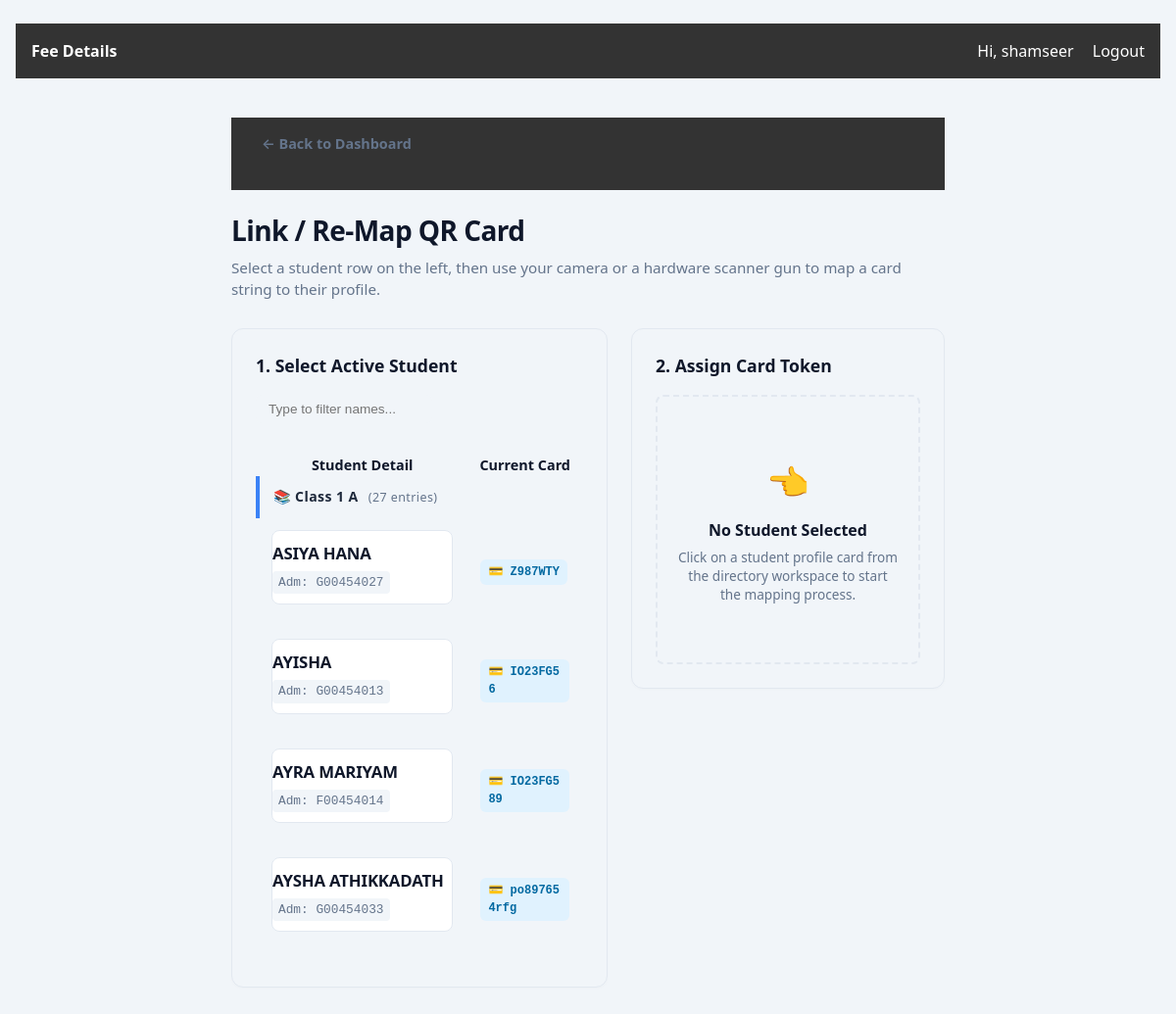
Screenshot of /link-qr/ (signed in) with the database file from the repository.
### management/models.py (models this page shows, shortened)
class Student(models.Model):
    bus = models.ForeignKey(Bus, on_delete=models.SET_NULL, null=True, related_name='students')
    qr_code = models.CharField(max_length=255, null=True, blank=True, unique=True)
    admission_no =  models.CharField(max_length=200 , unique=True,null=True, blank=True,)
    name = models.CharField(max_length=200)
    student_class = models.CharField(max_length=50)
    parent = models.CharField(max_length=200)
    address = models.TextField()
    phone = models.CharField(max_length=15 , blank = True, null = True)
    photo = models.CharField(max_length=15, blank = True, null = True)
    blood_group = models.CharField(max_length=5)
    monthly_fee = models.DecimalField(max_digits=10, decimal_places=2, default=0.00)
    created_at = models.DateTimeField(auto_now_add=True)

### management/views.py (the view, shortened to what this page needs)
# urls.py: path('link-qr/', views.link_qr_scanner, name='link_qr_scanner'),
@login_required
def link_qr_scanner(request):
    students = Student.objects.all().order_by('student_class', 'name')
    return render(request, 'management/link_qr_scanner.html', {'students': students})

### templates/management/link_qr_scanner.html (shortened to what this page needs)
{% extends 'management/base.html' %}
{% load static %}
{% block content %}
<link rel="stylesheet" href="{% static 'management/css/dashboard.css' %}">
<div class="scanner-wrapper">
    <nav class="back-nav">
        <a href="{% url 'manager_dashboard' %}" class="back-link">← Back to Dashboard</a>
    </nav>
    <header class="scanner-header">
        <h1>Link / Re-Map QR Card</h1>
        <p class="text-muted">Select a student row on the left, then use your camera or a hardware scanner gun to map a card string to their profile.</p>
    </header>
    <div class="scanner-grid">
        <main class="panel-card shadow-sm">
            <div class="panel-inner-header">
                <h3>1. Select Active Student</h3>
                <div class="mini-search-box">
                    <input type="text" id="studentSearch" onkeyup="filterScannerRoster()" placeholder="Type to filter names...">
                </div>
            </div>
           <div class="roster-scroll-zone">
                <table class="roster-table" id="rosterTable">
                    <thead>
                        <tr>
                            <th>Student Detail</th>
                            <th>Current Card</th>
                        </tr>
                    </thead>
                    <tbody>
                        {% regroup students by student_class as class_groups %}
                        {% for group in class_groups %}
                            <tr class="class-group-header-row" style="background-color: #f1f5f9; user-select: none;">
                                <td colspan="2" style="padding: 10px 14px; font-weight: 700; color: #1e293b; font-size: 0.88rem; letter-spacing: 0.03em; border-left: 4px solid #3b82f6;">
                                    📚 Class {{ group.grouper|default:"Unassigned" }}
                                    <span style="font-weight: 500; color: #64748b; font-size: 0.78rem; margin-left: 6px;">
                                        ({{ group.list|length }} entries)
                                    </span>
                                </td>
                            </tr>
                            {% for student in group.list %}
                            <tr class="selectable-student-row" onclick="selectStudentForMapping('{{ student.id }}', '{{ student.name }}', '{{ student.qr_code|default:'' }}')">
                                <td>
                                    <div class="student-meta" style="padding: 10px 0;">
                                        <strong class="s-name" style="display: block; color: #0f172a;">{{ student.name }}</strong>
                                        <span class="s-adm" style="color: #64748b; font-size: 0.8rem;">Adm: {{ student.admission_no|default:"-" }}</span>
                                    </div>
                                </td>
                                <td>
                                    <span class="current-card-badge {% if student.qr_code %}has-card{% else %}no-card{% endif %}" id="badge-{{ student.id }}">
                                        {% if student.qr_code %}💳 {{ student.qr_code }}{% else %}Unlinked{% endif %}
                                    </span>
                                </td>
                            </tr>
                            {% endfor %}
                        {% empty %}
                            <tr>
                                <td colspan="2" class="empty-roster" style="text-align: center; padding: 20px; color: #64748b;">No students available for card mapping.</td>
                            </tr>
                        {% endfor %}
                    </tbody>
                </table>
            </div>
        </main>
        <aside class="panel-card shadow-sm active-assignment-panel">
            <div class="panel-inner-header">
                <h3>2. Assign Card Token</h3>
            </div>
            <div id="emptyStatePrompt" class="drawer-empty-prompt">
                <div class="prompt-icon">👈</div>
                <h4>No Student Selected</h4>
                <p>Click on a student profile card from the directory workspace to start the mapping process.</p>
            </div>
        </aside>
    </div>
</div>
{% endblock %}

### templates/management/base.html (shortened to what this page needs)
{% load static %}
<!DOCTYPE html>
<html lang="en">
<head>
    <link rel="stylesheet" href="{% static 'management/css/staff_dashboard.css' %}">
</head>
<body>
    <nav>
        <strong>Fee Details</strong>
        <div>
            {% if user.is_authenticated %}
                <span>Hi, {{ user.username }}</span>
                <a href="{% url 'logout' %}">Logout</a>
            {% endif %}
        </div>
    </nav>
    <div class="container">
        {% block content %}{% endblock %}
    </div>
</body>
</html>

### management/static/management/css/staff_dashboard.css (style rules this page uses)
body { font-family: 'Segoe UI', Tahoma, Geneva, Verdana, sans-serif; margin: 0; background: #f4f7f6; }
nav { background: #333; color: white; padding: 1rem; display: flex; justify-content: space-between; }
nav a { color: white; text-decoration: none; margin-left: 15px; }
.container { padding: 20px; max-width: 800px; margin: auto; }
:root { --primary: #007bff; --success: #28a745; --danger: #dc3545; --dark: #343a40; --light: #f8f9fa; }
:root { --primary: #007bff; --success: #28a745; --danger: #dc3545; --dark: #333; --light-bg: #f9f9f9; --border: #ddd; }
* { box-sizing: border-box; }
input, select { width: 100%; padding: 12px; margin-top: 4px; margin-bottom: 15px; border: 1px solid var(--border); border-radius: 6px; font-size: 16px; }

### rows the page displays
Student: grouper "1 A", name "ASIYA HANA", admission_no "G00454027", qr_code "Z987WTY"
Student: name "AYISHA", admission_no "G00454013", qr_code "IO23FG56"
Student: name "AYRA MARIYAM", admission_no "F00454014", qr_code "IO23FG589"
Student: name "AYSHA ATHIKKADATH", admission_no "G00454033", qr_code "po897654rfg"

### other values shown
{{ user.username }} "shamseer"
{{ group.list|length }} "27"
